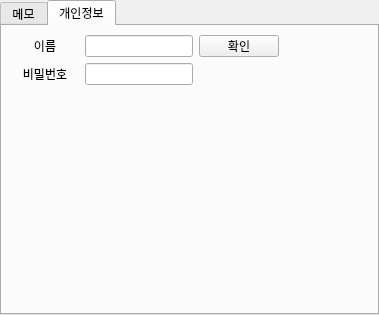
<?xml version="1.0" encoding="UTF-8"?>
<ui version="4.0">
 <class>TabWidget</class>
 <widget class="QTabWidget" name="TabWidget">
  <property name="geometry">
   <rect>
    <x>0</x>
    <y>0</y>
    <width>379</width>
    <height>315</height>
   </rect>
  </property>
  <property name="sizePolicy">
   <sizepolicy hsizetype="Fixed" vsizetype="Fixed">
    <horstretch>0</horstretch>
    <verstretch>0</verstretch>
   </sizepolicy>
  </property>
  <property name="windowTitle">
   <string>TabWidget</string>
  </property>
  <property name="currentIndex">
   <number>1</number>
  </property>
  <property name="documentMode">
   <bool>false</bool>
  </property>
  <property name="movable">
   <bool>false</bool>
  </property>
  <widget class="QWidget" name="tab_memo">
   <property name="sizePolicy">
    <sizepolicy hsizetype="Fixed" vsizetype="Fixed">
     <horstretch>0</horstretch>
     <verstretch>0</verstretch>
    </sizepolicy>
   </property>
   <attribute name="title">
    <string>메모</string>
   </attribute>
   <layout class="QGridLayout" name="gridLayout_2">
    <item row="0" column="0">
     <layout class="QVBoxLayout" name="verticalLayout">
      <property name="sizeConstraint">
       <enum>QLayout::SetDefaultConstraint</enum>
      </property>
      <item>
       <widget class="QPlainTextEdit" name="plainTextEdit"/>
      </item>
      <item>
       <widget class="QPushButton" name="pushButton">
        <property name="text">
         <string>PushButton</string>
        </property>
       </widget>
      </item>
     </layout>
    </item>
   </layout>
  </widget>
  <widget class="QWidget" name="tab_user">
   <attribute name="title">
    <string>개인정보</string>
   </attribute>
   <layout class="QFormLayout" name="formLayout">
    <item row="0" column="0">
     <layout class="QGridLayout" name="gridLayout">
      <item row="1" column="0">
       <widget class="QLabel" name="label">
        <property name="minimumSize">
         <size>
          <width>68</width>
          <height>0</height>
         </size>
        </property>
        <property name="text">
         <string>비밀번호</string>
        </property>
        <property name="alignment">
         <set>Qt::AlignCenter</set>
        </property>
       </widget>
      </item>
      <item row="0" column="1">
       <widget class="QLineEdit" name="lineEdit"/>
      </item>
      <item row="0" column="0">
       <widget class="QLabel" name="label_2">
        <property name="minimumSize">
         <size>
          <width>68</width>
          <height>0</height>
         </size>
        </property>
        <property name="text">
         <string>이름</string>
        </property>
        <property name="alignment">
         <set>Qt::AlignCenter</set>
        </property>
       </widget>
      </item>
      <item row="1" column="1">
       <widget class="QLineEdit" name="lineEdit_2"/>
      </item>
      <item row="0" column="2">
       <widget class="QPushButton" name="pushButton_2">
        <property name="text">
         <string>확인</string>
        </property>
       </widget>
      </item>
     </layout>
    </item>
   </layout>
  </widget>
 </widget>
 <resources/>
 <connections/>
</ui>
